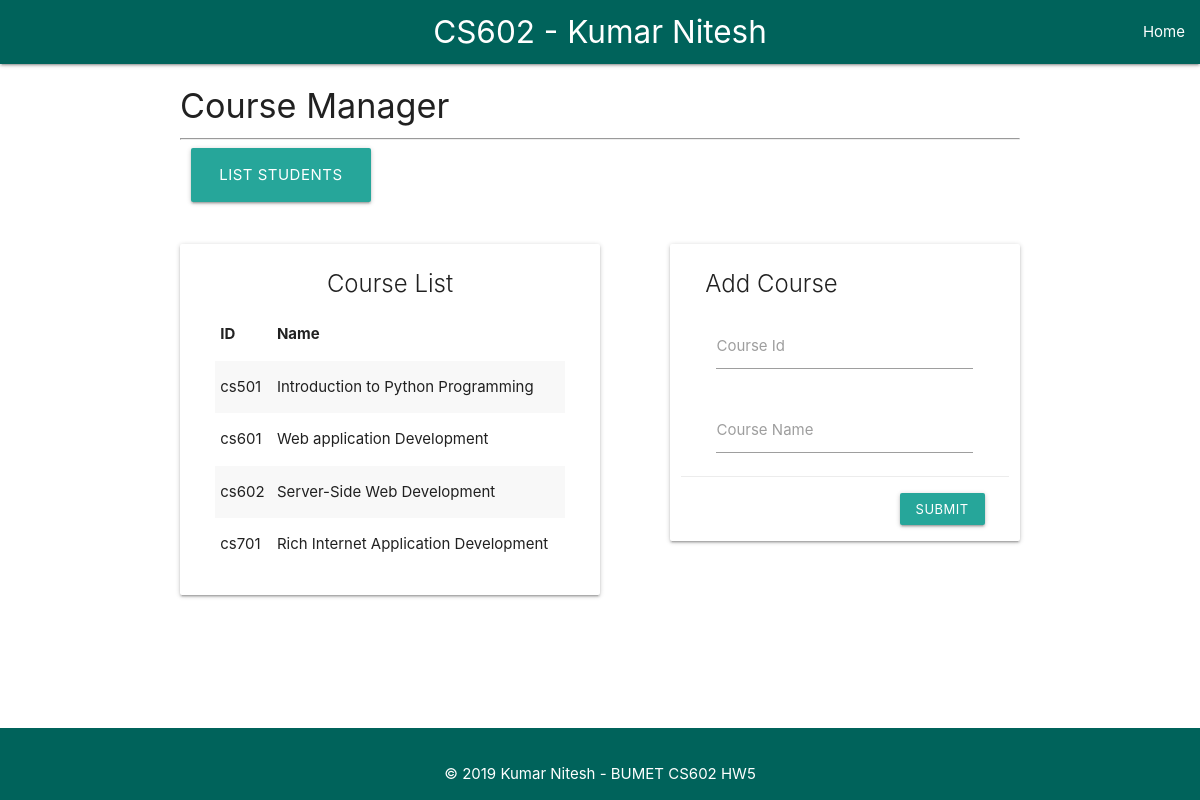
/hw5/course_list.php, run on the app's committed database.
### tables this page shows
CREATE TABLE `sk_courses` (
  `courseID` varchar(12) NOT NULL,
  `courseName` varchar(255) NOT NULL
);

### hw5/db/get_all_courses.php (called while the page is built, shortened)
<?php
$query = 'SELECT * FROM sk_courses ORDER BY courseID';
$statement = $db->prepare($query);
$statement->execute();
$courses = $statement->fetchAll();

### hw5/course_list.php (the view)
<?php
    require('./db/database.php');
    include ('./db/get_all_courses.php');
    include('./common/header.php');
 ?>
<div class="row">
    <div class="col s12 right">
        <a href="index.php" class="btn-large waves-effect waves-light">List Students</a></p>
    </div>
</div>
<div class="row">
    <div class="card col s12 m6">
        <div class="card-content">
            <span class="card-title center">Course List</span>
            <table class="striped">
                <thead>
                <tr>
                    <th>ID</th>
                    <th>Name</th>
                </tr>
                </thead>
                <tbody>
                <?php foreach ($courses as $course) : ?>
                    <tr>
                        <td><?php echo $course['courseID']; ?></td>
                        <td><?php echo $course['courseName']; ?></td>
                    </tr>
                <?php endforeach; ?>
                </tbody>
            </table>
        </div>
    </div>
    <div class="card col s12 offset-m1 m5">
        <form action="add_course.php" method="POST" id="add_course_form">
            <div class="card-content">
                <span class="card-title">Add Course</span>
                    <div class="input-field col s12">
                        <input  id="courseID" name="courseID" type="text" class="validate" required>
                        <label for="courseID">Course Id</label>
                    </div>
                    <div class="input-field col s12">
                        <input  id="courseName" name="courseName" type="text" class="validate" required>
                        <label for="courseName">Course Name</label>
                    </div>
            </div>
            <div class="card-action col s12">
                <button type="submit" class="btn btn-small right" value="Add Course">Submit</button>
            </div>
        </form>
    </div>
</div>
<?php include('./common/footer.php');?>

### hw5/common/header.php (style rules this page uses)
body { display: flex; min-height: 100vh; flex-direction: column; }

### data on the page
sk_courses: courseID "cs501", courseName "Introduction to Python Programming"
sk_courses: courseID "cs601", courseName "Web application Development"
sk_courses: courseID "cs602", courseName "Server-Side Web Development"
sk_courses: courseID "cs701", courseName "Rich Internet Application Development"
